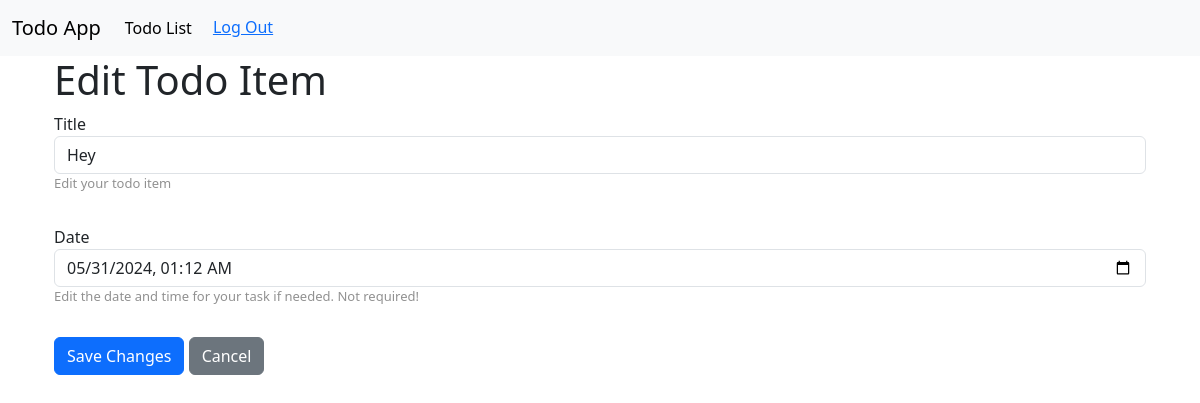
The app's page /25/edit/ (signed in), older data.
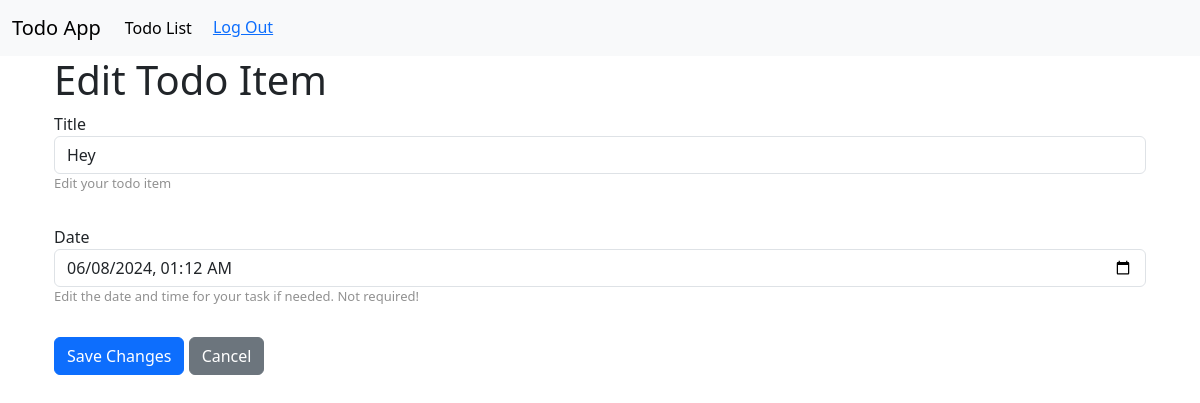
The same page, newer data.
### todo_app/models.py (models this page shows, shortened)
class TodoItem(models.Model):
    title = models.CharField(max_length=200)
    checked = models.BooleanField(default=False)
    owner = models.ForeignKey(User, on_delete=models.CASCADE, null=True)
    date = models.DateTimeField(blank=True, null=True)

### todo_app/views.py (the view)
# urls.py: path('<int:id>/edit/', edit_todo_item, name='todo_item_edit'),
@login_required(login_url='/accounts/login')
def edit_todo_item(request, id):
    todo_item = get_object_or_404(TodoItem, id=id, owner=request.user)
    if request.method == 'POST':
        form = TodoItemForm(request.POST, instance=todo_item)
        if form.is_valid():
            form.save()
            return redirect('todo_app:todo_list')
    else:
        form = TodoItemForm(instance=todo_item)
    return render(request, 'todo_app/edit_todo_item.html', {'form': form})

### todo_app/forms.py (shortened to what this page needs)
class TodoItemForm(forms.ModelForm):
    class Meta:
        model = TodoItem
        fields = ['title', 'checked', 'date']

### todo_app/templates/todo_app/edit_todo_item.html (shortened to what this page needs)
{% extends 'base.html' %}
{% block content %}
<div class="container edit-form-container">
    <h1>Edit Todo Item</h1>
    <form class="edit-todo-form" method="POST">
        <div class='input-container'>
            <label for="id_title">{{ form.title.label }}</label>
            <input class="form-control" type="text" name="title" value="{{ form.instance.title }}" required id="id_title">
            <p class='helper-text'>Edit your todo item</p>
        </div>
        <div class='input-container'>
            <label for="id_date">{{ form.date.label }}</label>
            <input class="form-control" type="datetime-local" name="date" value="{% if form.instance.date %}{{ form.instance.date|date:'Y-m-d\TH:i' }}{% endif %}" id="id_date">
            <p class='helper-text'>Edit the date and time for your task if needed. Not required!</p>
        </div>
        <button class='btn btn-primary' type="submit">Save Changes</button>
        <a href="{% url 'todo_app:todo_list' %}" class="btn btn-secondary">Cancel</a>
    </form>
</div>
{% endblock %}

Row changes from the older to the newer data that the page shows:
changed TodoItem "Hey": date "05/31/2024 01:12" → "06/08/2024 01:12"
